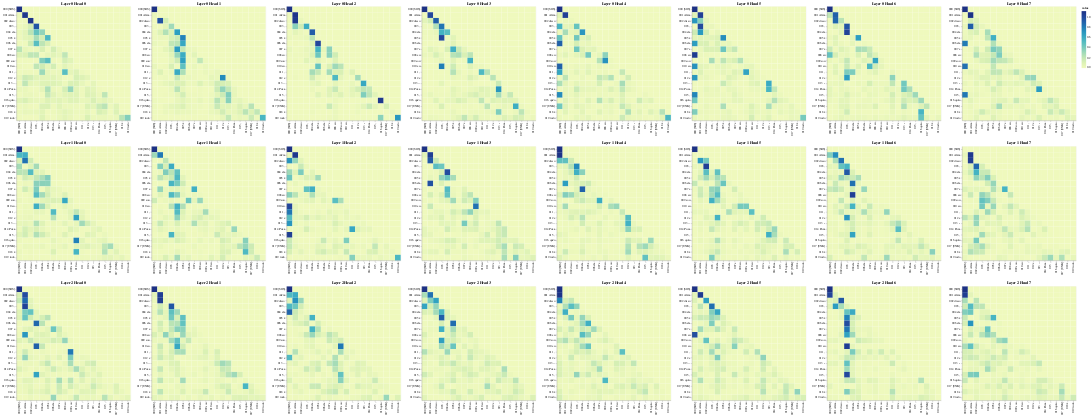

This figure's notebook cell:
### Code cell
# Visualize the Decoder Self-Attention
Get_All_Attention_Maps(model, "decoder", layers, heads, decoder_input_tokens, decoder_input_tokens, min(20, sentence_length))

### Figure 1 — Vega-Lite specification as saved in the notebook (floating-point values rounded to 4 significant figures; data arrays with more than 128 entries replaced by an {"elided": "..."} marker saying what was removed)
{"config": {"view": {"continuousWidth": 300, "continuousHeight": 300}}, "vconcat": [{"hconcat": [{"data": {"name": "data-f4f76ad364061265ff0fc5c619bb6502"}, "mark": {"type": "rect"}, "encoding": {"color": {"field": "value", "type": "quantitative"}, "tooltip": [{"field": "row", "type": "quantitative"}, {"field": "column", "type": "quantitative"}, {"field": "value", "type": "quantitative"}, {"field": "row_token", "type": "nominal"}, {"field": "col_token", "type": "nominal"}], "x": {"axis": {"title": ""}, "field": "col_token", "type": "nominal"}, "y": {"axis": {"title": ""}, "field": "row_token", "type": "nominal"}}, "height": 400, "name": "view_121", "title": "Layer 0 Head 0", "width": 400}, {"data": {"name": "data-5114cff330646b88dd1d3277c99f16bd"}, "mark": {"type": "rect"}, "encoding": {"color": {"field": "value", "type": "quantitative"}, "tooltip": [{"field": "row", "type": "quantitative"}, {"field": "column", "type": "quantitative"}, {"field": "value", "type": "quantitative"}, {"field": "row_token", "type": "nominal"}, {"field": "col_token", "type": "nominal"}], "x": {"axis": {"title": ""}, "field": "col_token", "type": "nominal"}, "y": {"axis": {"title": ""}, "field": "row_token", "type": "nominal"}}, "height": 400, "name": "view_122", "title": "Layer 0 Head 1", "width": 400}, {"data": {"name": "data-f8448f3225fe69f37be00e89f4575daf"}, "mark": {"type": "rect"}, "encoding": {"color": {"field": "value", "type": "quantitative"}, "tooltip": [{"field": "row", "type": "quantitative"}, {"field": "column", "type": "quantitative"}, {"field": "value", "type": "quantitative"}, {"field": "row_token", "type": "nominal"}, {"field": "col_token", "type": "nominal"}], "x": {"axis": {"title": ""}, "field": "col_token", "type": "nominal"}, "y": {"axis": {"title": ""}, "field": "row_token", "type": "nominal"}}, "height": 400, "name": "view_123", "title": "Layer 0 Head 2", "width": 400}, {"data": {"name": "data-842dfdbd222eae9a4980f4b1a4843c98"}, "mark": {"type": "rect"}, "encoding": {"color": {"field": "value", "type": "quantitative"}, "tooltip": [{"field": "row", "type": "quantitative"}, {"field": "column", "type": "quantitative"}, {"field": "value", "type": "quantitative"}, {"field": "row_token", "type": "nominal"}, {"field": "col_token", "type": "nominal"}], "x": {"axis": {"title": ""}, "field": "col_token", "type": "nominal"}, "y": {"axis": {"title": ""}, "field": "row_token", "type": "nominal"}}, "height": 400, "name": "view_124", "title": "Layer 0 Head 3", "width": 400}, {"data": {"name": "data-49daf4dee3e2fb2d7575cdc022333ea9"}, "mark": {"type": "rect"}, "encoding": {"color": {"field": "value", "type": "quantitative"}, "tooltip": [{"field": "row", "type": "quantitative"}, {"field": "column", "type": "quantitative"}, {"field": "value", "type": "quantitative"}, {"field": "row_token", "type": "nominal"}, {"field": "col_token", "type": "nominal"}], "x": {"axis": {"title": ""}, "field": "col_token", "type": "nominal"}, "y": {"axis": {"title": ""}, "field": "row_token", "type": "nominal"}}, "height": 400, "name": "view_125", "title": "Layer 0 Head 4", "width": 400}, {"data": {"name": "data-9f16cae030ace43faacb3ee45573c6c1"}, "mark": {"type": "rect"}, "encoding": {"color": {"field": "value", "type": "quantitative"}, "tooltip": [{"field": "row", "type": "quantitative"}, {"field": "column", "type": "quantitative"}, {"field": "value", "type": "quantitative"}, {"field": "row_token", "type": "nominal"}, {"field": "col_token", "type": "nominal"}], "x": {"axis": {"title": ""}, "field": "col_token", "type": "nominal"}, "y": {"axis": {"title": ""}, "field": "row_token", "type": "nominal"}}, "height": 400, "name": "view_126", "title": "Layer 0 Head 5", "width": 400}, {"data": {"name": "data-e97aa0e51d5337e6dc54d413f490327a"}, "mark": {"type": "rect"}, "encoding": {"color": {"field": "value", "type": "quantitative"}, "tooltip": [{"field": "row", "type": "quantitative"}, {"field": "column", "type": "quantitative"}, {"field": "value", "type": "quantitative"}, {"field": "row_token", "type": "nominal"}, {"field": "col_token", "type": "nominal"}], "x": {"axis": {"title": ""}, "field": "col_token", "type": "nominal"}, "y": {"axis": {"title": ""}, "field": "row_token", "type": "nominal"}}, "height": 400, "name": "view_127", "title": "Layer 0 Head 6", "width": 400}, {"data": {"name": "data-4e075fb7172778f223f471b2445408bc"}, "mark": {"type": "rect"}, "encoding": {"color": {"field": "value", "type": "quantitative"}, "tooltip": [{"field": "row", "type": "quantitative"}, {"field": "column", "type": "quantitative"}, {"field": "value", "type": "quantitative"}, {"field": "row_token", "type": "nominal"}, {"field": "col_token", "type": "nominal"}], "x": {"axis": {"title": ""}, "field": "col_token", "type": "nominal"}, "y": {"axis": {"title": ""}, "field": "row_token", "type": "nominal"}}, "height": 400, "name": "view_128", "title": "Layer 0 Head 7", "width": 400}]}, {"hconcat": [{"data": {"name": "data-9c14845c952befceb5f08410c46b2707"}, "mark": {"type": "rect"}, "encoding": {"color": {"field": "value", "type": "quantitative"}, "tooltip": [{"field": "row", "type": "quantitative"}, {"field": "column", "type": "quantitative"}, {"field": "value", "type": "quantitative"}, {"field": "row_token", "type": "nominal"}, {"field": "col_token", "type": "nominal"}], "x": {"axis": {"title": ""}, "field": "col_token", "type": "nominal"}, "y": {"axis": {"title": ""}, "field": "row_token", "type": "nominal"}}, "height": 400, "name": "view_129", "title": "Layer 1 Head 0", "width": 400}, {"data": {"name": "data-0ae05b9b8d47455a105cd856eeb7bbd7"}, "mark": {"type": "rect"}, "encoding": {"color": {"field": "value", "type": "quantitative"}, "tooltip": [{"field": "row", "type": "quantitative"}, {"field": "column", "type": "quantitative"}, {"field": "value", "type": "quantitative"}, {"field": "row_token", "type": "nominal"}, {"field": "col_token", "type": "nominal"}], "x": {"axis": {"title": ""}, "field": "col_token", "type": "nominal"}, "y": {"axis": {"title": ""}, "field": "row_token", "type": "nominal"}}, "height": 400, "name": "view_130", "title": "Layer 1 Head 1", "width": 400}, {"data": {"name": "data-ec07aea2ca57bb102c5a2ad7f044c65a"}, "mark": {"type": "rect"}, "encoding": {"color": {"field": "value", "type": "quantitative"}, "tooltip": [{"field": "row", "type": "quantitative"}, {"field": "column", "type": "quantitative"}, {"field": "value", "type": "quantitative"}, {"field": "row_token", "type": "nominal"}, {"field": "col_token", "type": "nominal"}], "x": {"axis": {"title": ""}, "field": "col_token", "type": "nominal"}, "y": {"axis": {"title": ""}, "field": "row_token", "type": "nominal"}}, "height": 400, "name": "view_131", "title": "Layer 1 Head 2", "width": 400}, {"data": {"name": "data-0d1987390b9079a4b3928569d2977af5"}, "mark": {"type": "rect"}, "encoding": {"color": {"field": "value", "type": "quantitative"}, "tooltip": [{"field": "row", "type": "quantitative"}, {"field": "column", "type": "quantitative"}, {"field": "value", "type": "quantitative"}, {"field": "row_token", "type": "nominal"}, {"field": "col_token", "type": "nominal"}], "x": {"axis": {"title": ""}, "field": "col_token", "type": "nominal"}, "y": {"axis": {"title": ""}, "field": "row_token", "type": "nominal"}}, "height": 400, "name": "view_132", "title": "Layer 1 Head 3", "width": 400}, {"data": {"name": "data-9044602a73eae8e5e6ec05c2eecb9417"}, "mark": {"type": "rect"}, "encoding": {"color": {"field": "value", "type": "quantitative"}, "tooltip": [{"field": "row", "type": "quantitative"}, {"field": "column", "type": "quantitative"}, {"field": "value", "type": "quantitative"}, {"field": "row_token", "type": "nominal"}, {"field": "col_token", "type": "nominal"}], "x": {"axis": {"title": ""}, "field": "col_token", "type": "nominal"}, "y": {"axis": {"title": ""}, "field": "row_token", "type": "nominal"}}, "height": 400, "name": "view_133", "title": "Layer 1 Head 4", "width": 400}, {"data": {"name": "data-33ba695c43d51f05018e7386a6cca93a"}, "mark": {"type": "rect"}, "encoding": {"color": {"field": "value", "type": "quantitative"}, "tooltip": [{"field": "row", "type": "quantitative"}, {"field": "column", "type": "quantitative"}, {"field": "value", "type": "quantitative"}, {"field": "row_token", "type": "nominal"}, {"field": "col_token", "type": "nominal"}], "x": {"axis": {"title": ""}, "field": "col_token", "type": "nominal"}, "y": {"axis": {"title": ""}, "field": "row_token", "type": "nominal"}}, "height": 400, "name": "view_134", "title": "Layer 1 Head 5", "width": 400}, {"data": {"name": "data-e3c53e0a43ff5600332acb2c4624eb6a"}, "mark": {"type": "rect"}, "encoding": {"color": {"field": "value", "type": "quantitative"}, "tooltip": [{"field": "row", "type": "quantitative"}, {"field": "column", "type": "quantitative"}, {"field": "value", "type": "quantitative"}, {"field": "row_token", "type": "nominal"}, {"field": "col_token", "type": "nominal"}], "x": {"axis": {"title": ""}, "field": "col_token", "type": "nominal"}, "y": {"axis": {"title": ""}, "field": "row_token", "type": "nominal"}}, "height": 400, "name": "view_135", "title": "Layer 1 Head 6", "width": 400}, {"data": {"name": "data-56f588dc44137d8eb942459010dd16cf"}, "mark": {"type": "rect"}, "encoding": {"color": {"field": "value", "type": "quantitative"}, "tooltip": [{"field": "row", "type": "quantitative"}, {"field": "column", "type": "quantitative"}, {"field": "value", "type": "quantitative"}, {"field": "row_token", "type": "nominal"}, {"field": "col_token", "type": "nominal"}], "x": {"axis": {"title": ""}, "field": "col_token", "type": "nominal"}, "y": {"axis": {"title": ""}, "field": "row_token", "type": "nominal"}}, "height": 400, "name": "view_136", "title": "Layer 1 Head 7", "width": 400}]}, {"hconcat": [{"data": {"name": "data-f27c39e6e6463c1cfff9aabcbb3a0d70"}, "mark": {"type": "rect"}, "encoding": {"color": {"field": "value", "type": "quantitative"}, "tooltip": [{"field": "row", "type": "quantitative"}, {"field": "column", "type": "quantitative"}, {"field": "value", "type": "quantitative"}, {"field": "row_token", "type": "nominal"}, {"field": "col_token", "type": "nominal"}], "x": {"axis": {"title": ""}, "field": "col_token", "type": "nominal"}, "y": {"axis": {"title": ""}, "field": "row_token", "type": "nominal"}}, "height": 400, "name": "view_137", "title": "Layer 2 Head 0", "width": 400}, {"data": {"name": "data-7c6f456ea7eab858592e01f606717db8"}, "mark": {"type": "rect"}, "encoding": {"color": {"field": "value", "type": "quantitative"}, "tooltip": [{"field": "row", "type": "quantitative"}, {"field": "column", "type": "quantitative"}, {"field": "value", "type": "quantitative"}, {"field": "row_token", "type": "nominal"}, {"field": "col_token", "type": "nominal"}], "x": {"axis": {"title": ""}, "field": "col_token", "type": "nominal"}, "y": {"axis": {"title": ""}, "field": "row_token", "type": "nominal"}}, "height": 400, "name": "view_138", "title": "Layer 2 Head 1", "width": 400}, {"data": {"name": "data-868aa74def7a600268e3e98d537dcdcc"}, "mark": {"type": "rect"}, "encoding": {"color": {"field": "value", "type": "quantitative"}, "tooltip": [{"field": "row", "type": "quantitative"}, {"field": "column", "type": "quantitative"}, {"field": "value", "type": "quantitative"}, {"field": "row_token", "type": "nominal"}, {"field": "col_token", "type": "nominal"}], "x": {"axis": {"title": ""}, "field": "col_token", "type": "nominal"}, "y": {"axis": {"title": ""}, "field": "row_token", "type": "nominal"}}, "height": 400, "name": "view_139", "title": "Layer 2 Head 2", "width": 400}, {"data": {"name": "data-2b240c2ab03e7d75f59a2435312689f5"}, "mark": {"type": "rect"}, "encoding": {"color": {"field": "value", "type": "quantitative"}, "tooltip": [{"field": "row", "type": "quantitative"}, {"field": "column", "type": "quantitative"}, {"field": "value", "type": "quantitative"}, {"field": "row_token", "type": "nominal"}, {"field": "col_token", "type": "nominal"}], "x": {"axis": {"title": ""}, "field": "col_token", "type": "nominal"}, "y": {"axis": {"title": ""}, "field": "row_token", "type": "nominal"}}, "height": 400, "name": "view_140", "title": "Layer 2 Head 3", "width": 400}, {"data": {"name": "data-b9c01466f18a3147dfec21e262d236b6"}, "mark": {"type": "rect"}, "encoding": {"color": {"field": "value", "type": "quantitative"}, "tooltip": [{"field": "row", "type": "quantitative"}, {"field": "column", "type": "quantitative"}, {"field": "value", "type": "quantitative"}, {"field": "row_token", "type": "nominal"}, {"field": "col_token", "type": "nominal"}], "x": {"axis": {"title": ""}, "field": "col_token", "type": "nominal"}, "y": {"axis": {"title": ""}, "field": "row_token", "type": "nominal"}}, "height": 400, "name": "view_141", "title": "Layer 2 Head 4", "width": 400}, {"data": {"name": "data-de0c5b59de14f637dd5b1c83d28a1257"}, "mark": {"type": "rect"}, "encoding": {"color": {"field": "value", "type": "quantitative"}, "tooltip": [{"field": "row", "type": "quantitative"}, {"field": "column", "type": "quantitative"}, {"field": "value", "type": "quantitative"}, {"field": "row_token", "type": "nominal"}, {"field": "col_token", "type": "nominal"}], "x": {"axis": {"title": ""}, "field": "col_token", "type": "nominal"}, "y": {"axis": {"title": ""}, "field": "row_token", "type": "nominal"}}, "height": 400, "name": "view_142", "title": "Layer 2 Head 5", "width": 400}, {"data": {"name": "data-edfd74291338016c946b662d742b9fc4"}, "mark": {"type": "rect"}, "encoding": {"color": {"field": "value", "type": "quantitative"}, "tooltip": [{"field": "row", "type": "quantitative"}, {"field": "column", "type": "quantitative"}, {"field": "value", "type": "quantitative"}, {"field": "row_token", "type": "nominal"}, {"field": "col_token", "type": "nominal"}], "x": {"axis": {"title": ""}, "field": "col_token", "type": "nominal"}, "y": {"axis": {"title": ""}, "field": "row_token", "type": "nominal"}}, "height": 400, "name": "view_143", "title": "Layer 2 Head 6", "width": 400}, {"data": {"name": "data-22108563461bde879ff34d5b830273a0"}, "mark": {"type": "rect"}, "encoding": {"color": {"field": "value", "type": "quantitative"}, "tooltip": [{"field": "row", "type": "quantitative"}, {"field": "column", "type": "quantitative"}, {"field": "value", "type": "quantitative"}, {"field": "row_token", "type": "nominal"}, {"field": "col_token", "type": "nominal"}], "x": {"axis": {"title": ""}, "field": "col_token", "type": "nominal"}, "y": {"axis": {"title": ""}, "field": "row_token", "type": "nominal"}}, "height": 400, "name": "view_144", "title": "Layer 2 Head 7", "width": 400}]}], "params": [{"name": "param_121", "select": {"type": "interval", "encodings": ["x", "y"]}, "bind": "scales", "views": ["view_121"]}, {"name": "param_122", "select": {"type": "interval", "encodings": ["x", "y"]}, "bind": "scales", "views": ["view_122"]}, {"name": "param_123", "select": {"type": "interval", "encodings": ["x", "y"]}, "bind": "scales", "views": ["view_123"]}, {"name": "param_124", "select": {"type": "interval", "encodings": ["x", "y"]}, "bind": "scales", "views": ["view_124"]}, {"name": "param_125", "select": {"type": "interval", "encodings": ["x", "y"]}, "bind": "scales", "views": ["view_125"]}, {"name": "param_126", "select": {"type": "interval", "encodings": ["x", "y"]}, "bind": "scales", "views": ["view_126"]}, {"name": "param_127", "select": {"type": "interval", "encodings": ["x", "y"]}, "bind": "scales", "views": ["view_127"]}, {"name": "param_128", "select": {"type": "interval", "encodings": ["x", "y"]}, "bind": "scales", "views": ["view_128"]}, {"name": "param_129", "select": {"type": "interval", "encodings": ["x", "y"]}, "bind": "scales", "views": ["view_129"]}, {"name": "param_130", "select": {"type": "interval", "encodings": ["x", "y"]}, "bind": "scales", "views": ["view_130"]}, {"name": "param_131", "select": {"type": "interval", "encodings": ["x", "y"]}, "bind": "scales", "views": ["view_131"]}, {"name": "param_132", "select": {"type": "interval", "encodings": ["x", "y"]}, "bind": "scales", "views": ["view_132"]}, {"name": "param_133", "select": {"type": "interval", "encodings": ["x", "y"]}, "bind": "scales", "views": ["view_133"]}, {"name": "param_134", "select": {"type": "interval", "encodings": ["x", "y"]}, "bind": "scales", "views": ["view_134"]}, {"name": "param_135", "select": {"type": "interval", "encodings": ["x", "y"]}, "bind": "scales", "views": ["view_135"]}, {"name": "param_136", "select": {"type": "interval", "encodings": ["x", "y"]}, "bind": "scales", "views": ["view_136"]}, {"name": "param_137", "select": {"type": "interval", "encodings": ["x", "y"]}, "bind": "scales", "views": ["view_137"]}, {"name": "param_138", "select": {"type": "interval", "encodings": ["x", "y"]}, "bind": "scales", "views": ["view_138"]}, {"name": "param_139", "select": {"type": "interval", "encodings": ["x", "y"]}, "bind": "scales", "views": ["view_139"]}, {"name": "param_140", "select": {"type": "interval", "encodings": ["x", "y"]}, "bind": "scales", "views": ["view_140"]}, {"name": "param_141", "select": {"type": "interval", "encodings": ["x", "y"]}, "bind": "scales", "views": ["view_141"]}, {"name": "param_142", "select": {"type": "interval", "encodings": ["x", "y"]}, "bind": "scales", "views": ["view_142"]}, {"name": "param_143", "select": {"type": "interval", "encodings": ["x", "y"]}, "bind": "scales", "views": ["view_143"]}, {"name": "param_144", "select": {"type": "interval", "encodings": ["x", "y"]}, "bind": "scales", "views": ["view_144"]}], "$schema": "https://vega.github.io/schema/vega-lite/v5.17.0.json", "datasets": {"data-f4f76ad364061265ff0fc5c619bb6502": {"elided": "400 records"}, "data-5114cff330646b88dd1d3277c99f16bd": {"elided": "400 records"}, "data-f8448f3225fe69f37be00e89f4575daf": {"elided": "400 records"}, "data-842dfdbd222eae9a4980f4b1a4843c98": {"elided": "400 records"}, "data-49daf4dee3e2fb2d7575cdc022333ea9": {"elided": "400 records"}, "data-9f16cae030ace43faacb3ee45573c6c1": {"elided": "400 records"}, "data-e97aa0e51d5337e6dc54d413f490327a": {"elided": "400 records"}, "data-4e075fb7172778f223f471b2445408bc": {"elided": "400 records"}, "data-9c14845c952befceb5f08410c46b2707": {"elided": "400 records"}, "data-0ae05b9b8d47455a105cd856eeb7bbd7": {"elided": "400 records"}, "data-ec07aea2ca57bb102c5a2ad7f044c65a": {"elided": "400 records"}, "data-0d1987390b9079a4b3928569d2977af5": {"elided": "400 records"}, "data-9044602a73eae8e5e6ec05c2eecb9417": {"elided": "400 records"}, "data-33ba695c43d51f05018e7386a6cca93a": {"elided": "400 records"}, "data-e3c53e0a43ff5600332acb2c4624eb6a": {"elided": "400 records"}, "data-56f588dc44137d8eb942459010dd16cf": {"elided": "400 records"}, "data-f27c39e6e6463c1cfff9aabcbb3a0d70": {"elided": "400 records"}, "data-7c6f456ea7eab858592e01f606717db8": {"elided": "400 records"}, "data-868aa74def7a600268e3e98d537dcdcc": {"elided": "400 records"}, "data-2b240c2ab03e7d75f59a2435312689f5": {"elided": "400 records"}, "data-b9c01466f18a3147dfec21e262d236b6": {"elided": "400 records"}, "data-de0c5b59de14f637dd5b1c83d28a1257": {"elided": "400 records"}, "data-edfd74291338016c946b662d742b9fc4": {"elided": "400 records"}, "data-22108563461bde879ff34d5b830273a0": {"elided": "400 records"}}}
